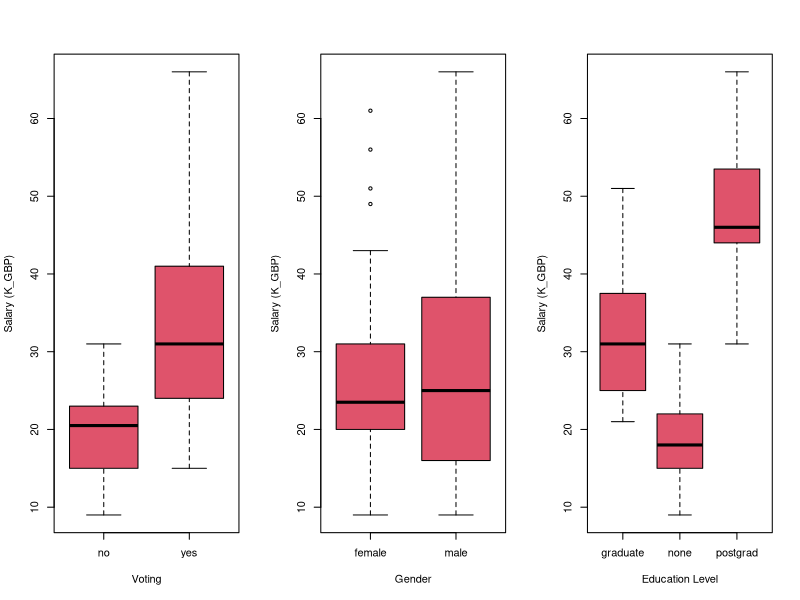
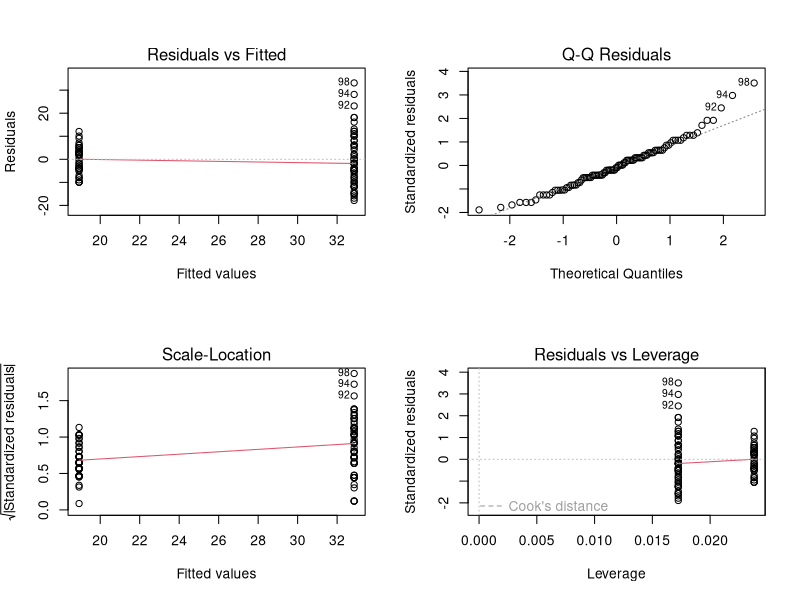
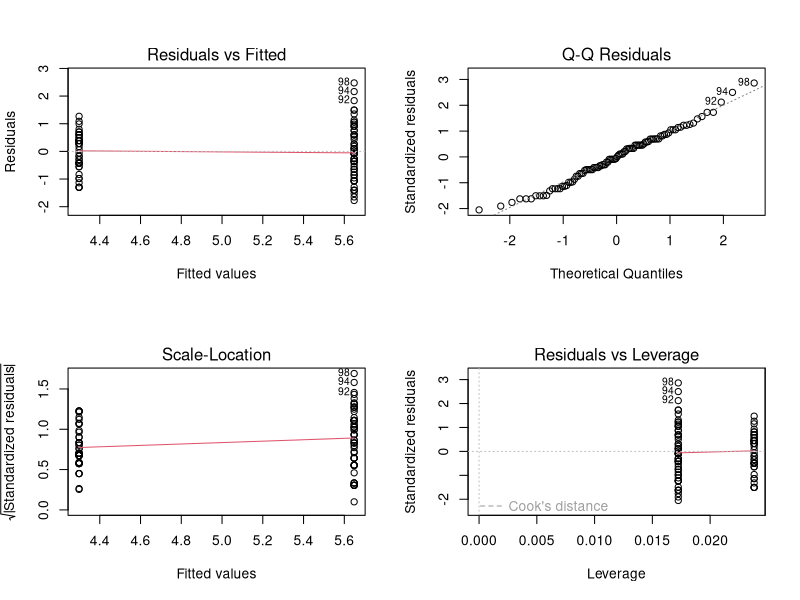
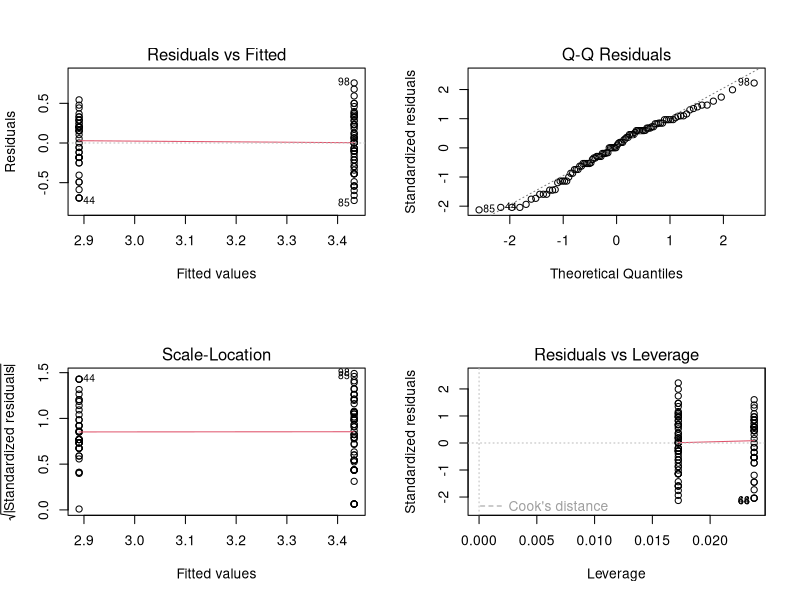
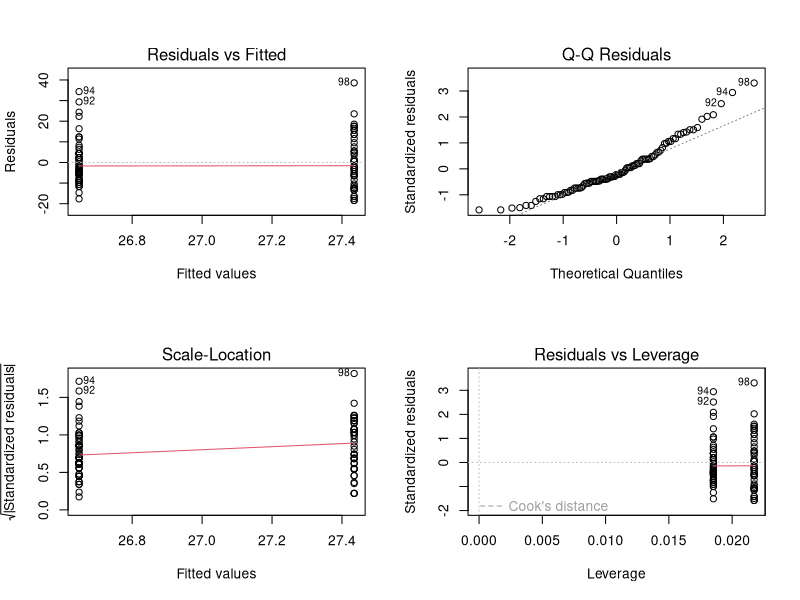
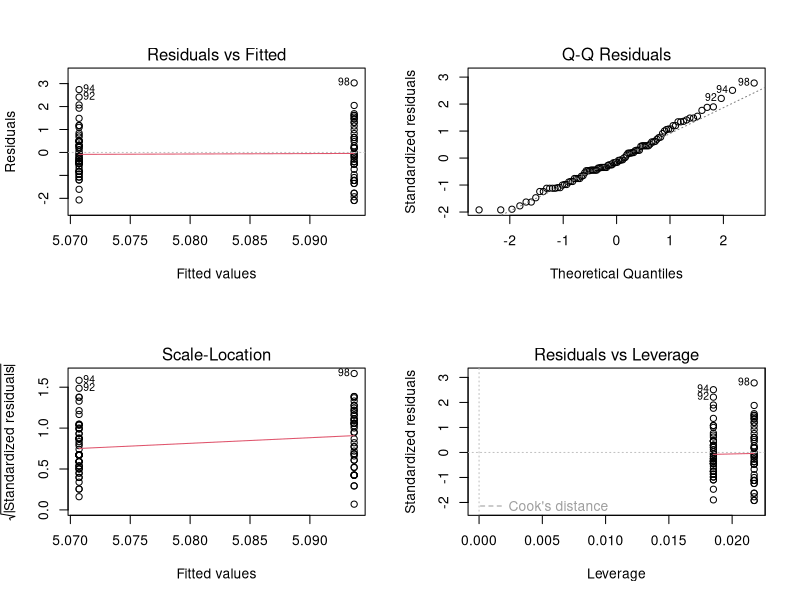
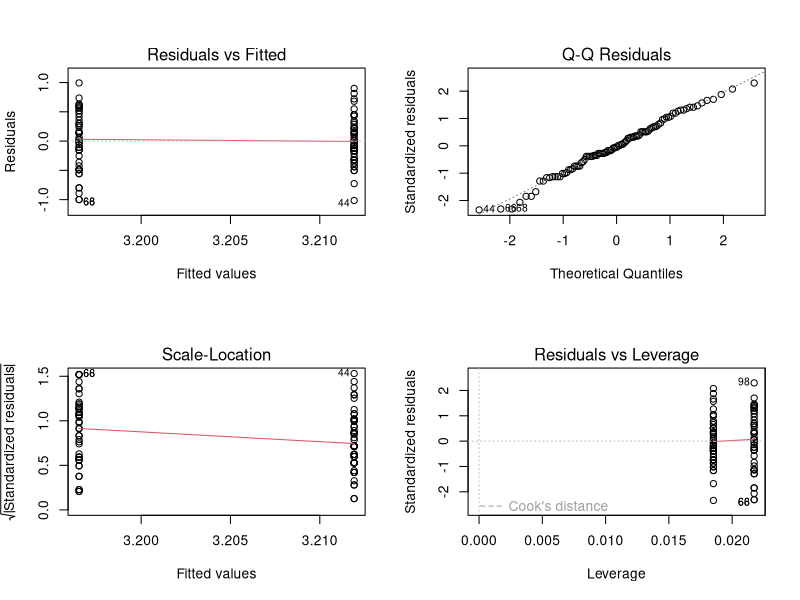
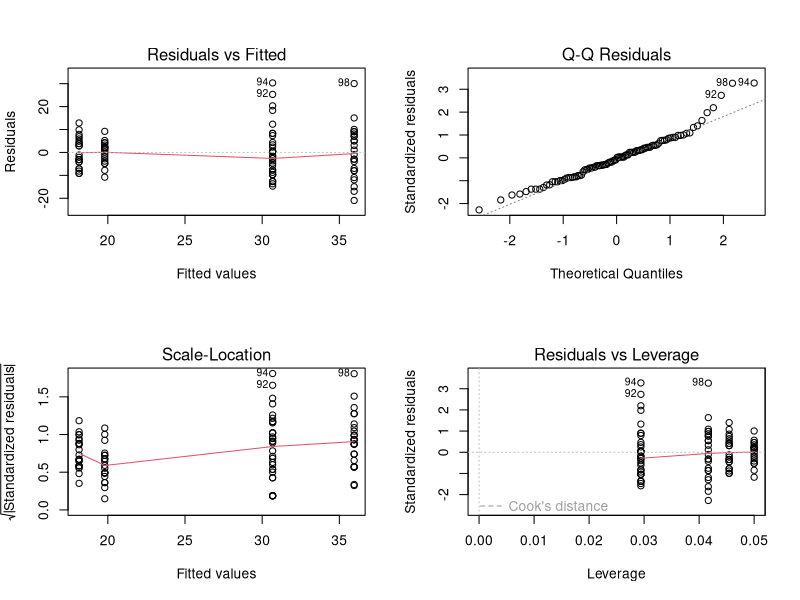

The R source for these figures, in order:
# ==============================================================================
# Project: Socio-Political Demographics (Voter Profiling)
# Description: This dataset provides information on people's annual salary (GBP)
#             in relation to whether they voted in the last general election, 
#             their gender, and level of education
# ==============================================================================

# 1. Setup and Data Import -----------------------------------------------------
# getwd()
# list.files()
options(scipen=999)
ss <- read.csv("Salary.csv", stringsAsFactors = T)
View(ss)
str(ss)
summary(ss)

# 2. Exploratory Data Analysis -------------------------------------------------
par(mfrow = c(1, 3))
plot(ss$salary~ss$vote, col=2, xlab="Voting", ylab="Salary (K_GBP)")
plot(ss$salary~ss$gender, col=2, xlab="Gender", ylab="Salary (K_GBP)")
plot(ss$salary~ss$education, col=2, xlab="Education Level", ylab="Salary (K_GBP)")

# 3. Salary x Voting ANOVA Modelling & Diagnostics ----------------------
# Baseline One-Way ANOVA 
ss.vote.mod1 <- aov(ss$salary~ss$vote)
summary(ss.vote.mod1)
par(mfrow=c(2,2))
plot(ss.vote.mod1)
# Applying Square root transformation
ss.vote.mod2 <- aov(sqrt(ss$salary)~ss$vote)
summary(ss.vote.mod2)
plot(ss.vote.mod2)
# Applying Logarithmic transformation
ss.vote.mod3 <- aov(log(ss$salary)~ss$vote)
summary(ss.vote.mod3)
plot(ss.vote.mod3)
# Takeway: the logarithmic model proved to be the most robust, perfectly stabilizing 
#          the variance and allowing for highly accurate demographic coefficient extraction.

# 4. Salary x Gender ANOVA Modelling & Diagnostics ----------------------
# Baseline One-Way ANOVA 
ss.gen.mod1 <- aov(ss$salary~ss$gender)
summary(ss.gen.mod1)
plot(ss.gen.mod1)
# Applying Square root transformation
ss.gen.mod2 <- aov(sqrt(ss$salary)~ss$gender)
summary(ss.gen.mod2)
plot(ss.gen.mod2)
# Applying Logarithmic transformation
ss.gen.mod3 <- aov(log(ss$salary)~ss$gender)
summary(ss.gen.mod3)
plot(ss.gen.mod3)
# Takeway: once again, logarithmic model is the most robust

# 5. Combining more than one variable
# Salary x Vote x Gender
ss.votexgen1 <- aov(ss$salary~ss$vote*ss$gender)
summary(ss.votexgen1)
plot(ss.votexgen1)
# Applying square root transformation
ss.votexgen2 <- aov(sqrt(ss$salary)~ss$vote*ss$gender)
summary(ss.votexgen2)
plot(ss.votexgen2)
# Applying log transformation
ss.votexgen3 <- aov(log(ss$salary)~ss$vote*ss$gender)
summary(ss.votexgen3)
plot(ss.votexgen3)
# Takeaway: log transformation is the most robust

# Salary x Vote x Education
ss.votexedu1 <- aov(ss$salary~ss$vote*ss$education)
summary(ss.votexedu1)
plot(ss.votexedu1)
# Applying square root transformation
ss.votexedu2 <- aov(sqrt(ss$salary)~ss$vote*ss$education)
summary(ss.votexedu2)
plot(ss.votexedu2)
# Applying log transformation
ss.votexedu3 <- aov(log(ss$salary)~ss$vote*ss$education)
summary(ss.votexedu3)
plot(ss.votexedu3)
# Takeaway: once again, log transformation is the most robust

# 6. Combining all 3 variables
ss.all1 <- aov(ss$salary~ss$vote*ss$education*ss$gender)
summary(ss.all1)
plot(ss.all1)
# Applying square root transformation to model
ss.all2 <- aov(sqrt(ss$salary)~ss$vote*ss$education*ss$gender)
summary(ss.all2)
plot(ss.all2)
# Applying log transformation
ss.all3 <- aov(log(ss$salary)~ss$vote*ss$education*ss$gender)
summary(ss.all3)
plot(ss.all3)

summary.lm(ss.all1)
summary.lm(ss.all2)
summary.lm(ss.all3)
